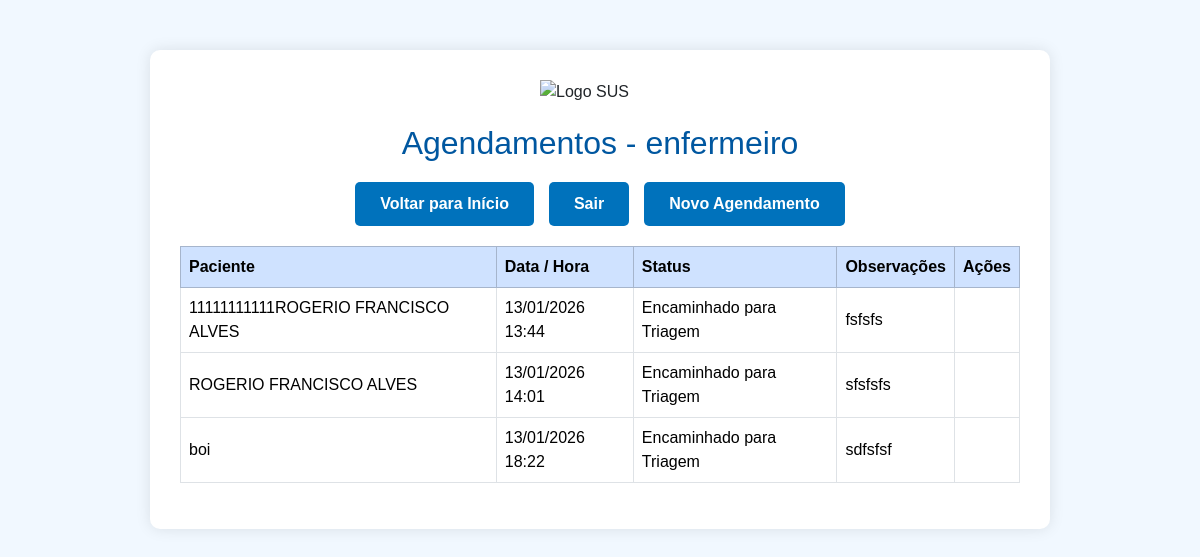
Before: /agendamento/ (signed in) with the older database file.
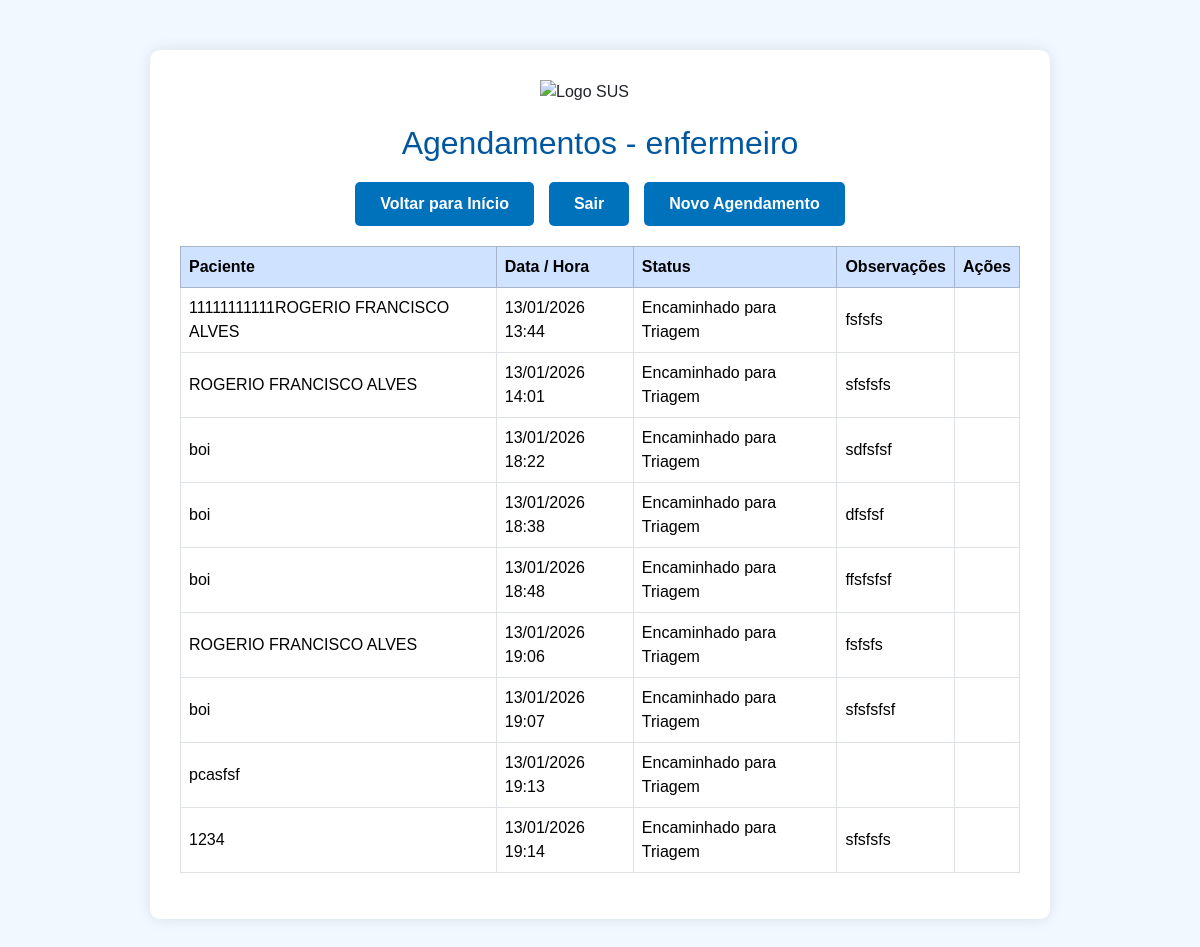
After: the same page with the newer database file.
### agendamento/models.py (models this page shows, shortened)
class Agendamento(models.Model):
    STATUS_CHOICES = [
        ('AG', 'Agendado'),
        ('TR', 'Encaminhado para Triagem'),
        ('AT', 'Atendido'),
        ('CN', 'Cancelado'),
    ]
    paciente = models.ForeignKey(Paciente, on_delete=models.CASCADE)
    data_hora = models.DateTimeField()
    encaminhado_por = models.ForeignKey(settings.AUTH_USER_MODEL, on_delete=models.SET_NULL, null=True, blank=True)
    status = models.CharField(max_length=2, choices=STATUS_CHOICES, default='AG')
    observacoes = models.TextField(blank=True, null=True)

### paciente/models.py (models this page shows)
class Paciente(models.Model):
    nome = models.CharField(max_length=100)
    cpf = models.CharField(
        max_length=14,
        unique=True,
        validators=[RegexValidator(r'^\d{3}\.\d{3}\.\d{3}-\d{2}$', 'CPF inválido! Use XXX.XXX.XXX-XX')]
    )
    data_nascimento = models.DateField()
    telefone = models.CharField(
        max_length=15,
        validators=[RegexValidator(r'^\(\d{2}\)\s\d{4,5}-\d{4}$', 'Telefone inválido! Use (XX) XXXXX-XXXX')]
    )
    email = models.EmailField(blank=True, null=True)
    endereco = models.TextField(blank=True, null=True)
    cartao_sus = models.CharField(max_length=18, blank=True, null=True)
    def __str__(self):
        return self.nome

### agendamento/views.py (the view)
# urls.py: path('', views.agendamento_list, name='agendamento_list'),
@login_required
def agendamento_list(request):
    agendamentos = Agendamento.objects.all().order_by('data_hora')
    return render(request, 'agendamento_list.html', {'agendamentos': agendamentos, 'user': request.user})

### agendamento/templates/agendamento_list.html (shortened to what this page needs)
<!DOCTYPE html>
<html lang="pt-br">
<head>
<link rel="stylesheet" href="https://cdn.jsdelivr.net/npm/bootstrap@5.3.2/dist/css/bootstrap.min.css">
<link rel="stylesheet" href="https://cdn.jsdelivr.net/npm/bootstrap-icons@1.10.5/font/bootstrap-icons.css">
</head>
<body>
<div class="container">
    <img src="https://upload.wikimedia.org/wikipedia/commons/thumb/3/3a/Logo_do_SUS.svg/2560px-Logo_do_SUS.svg.png" class="logo" alt="Logo SUS">
    <h2>Agendamentos - {{ user.username }}</h2>
    <div class="button-group">
        <a href="../recepcao" class="btn-voltar">Voltar para Início</a>
        <a href="{% url 'logout' %}" class="btn-logout">Sair</a>
        <a href="{% url 'agendamento_create' %}" class="btn btn-success">Novo Agendamento</a>
    </div>
    <table class="table table-bordered">
        <thead class="table-primary">
            <tr>
                <th>Paciente</th>
                <th>Data / Hora</th>
                <th>Status</th>
                <th>Observações</th>
                <th>Ações</th>
            </tr>
        </thead>
        <tbody>
        {% for agendamento in agendamentos %}
            <tr>
                <td>{{ agendamento.paciente }}</td>
                <td>{{ agendamento.data_hora|date:"d/m/Y H:i" }}</td>
                <td>{{ agendamento.get_status_display }}</td>
                <td>{{ agendamento.observacoes }}</td>
                <td>
                </td>
            </tr>
        {% endfor %}
        </tbody>
    </table>
</div>
</body>
</html>

Changed rows visible on the page:
added Agendamento: paciente "boi", data_hora "13/01/2026 18:38", status "Encaminhado para Triagem", observacoes "dfsfsf"
added Agendamento: paciente "boi", data_hora "13/01/2026 18:48", status "Encaminhado para Triagem", observacoes "ffsfsfsf"
added Agendamento: paciente "ROGERIO FRANCISCO ALVES", data_hora "13/01/2026 19:06", status "Encaminhado para Triagem", observacoes "fsfsfs"
added Agendamento: paciente "boi", data_hora "13/01/2026 19:07", status "Encaminhado para Triagem", observacoes "sfsfsfsf"
added Agendamento: paciente "pcasfsf", data_hora "13/01/2026 19:13", status "Encaminhado para Triagem"
added Agendamento: paciente "1234", data_hora "13/01/2026 19:14", status "Encaminhado para Triagem", observacoes "sfsfsfs"
